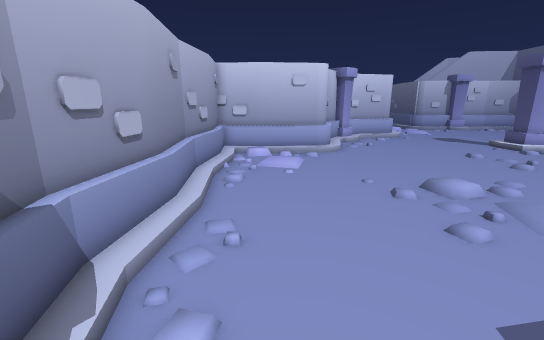
[1] (above)

15 first-person views from a walk through a scene from a Unity 3-D project. The camera is 1.5 m above the floor, tilts 14° down and sees 90° across. The floor is counted in squares, 0.5 m on a side. Each view is taken from the middle of a square. On the plan, view 1 faces up. The plan holds only what a view shows up to about 20 squares ahead; the rest is blank. The place goes on beyond the plan. The player is left out. Some animated figures are not drawn.

[2]
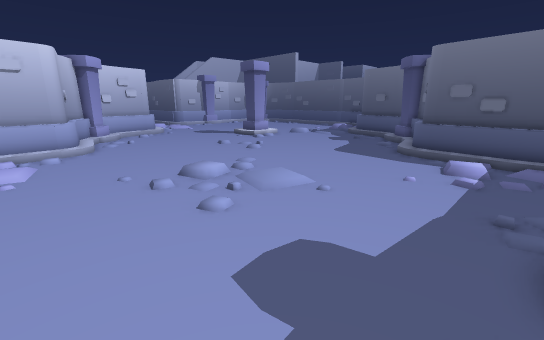

[3]
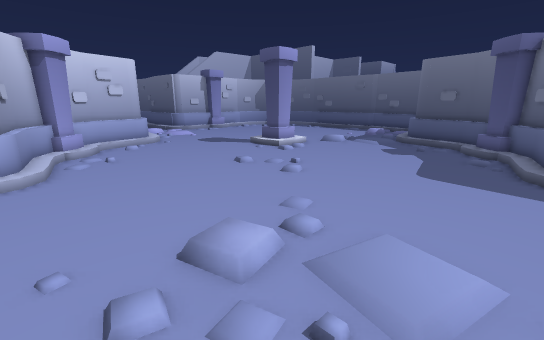

[4]
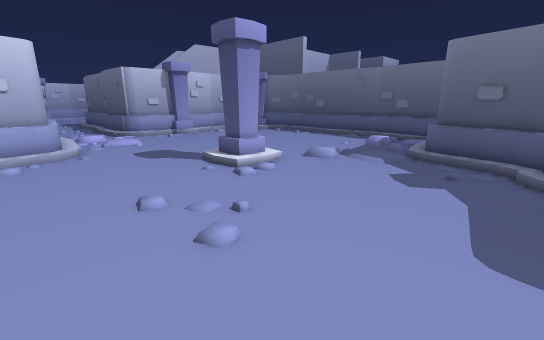

[5]
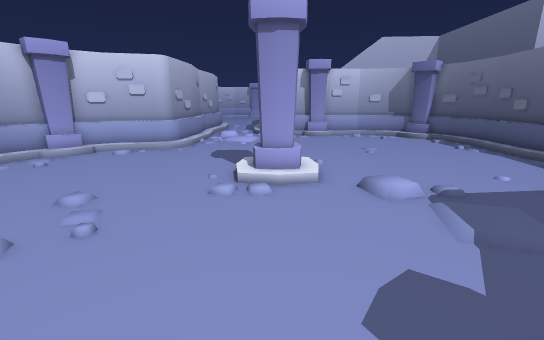

[6]
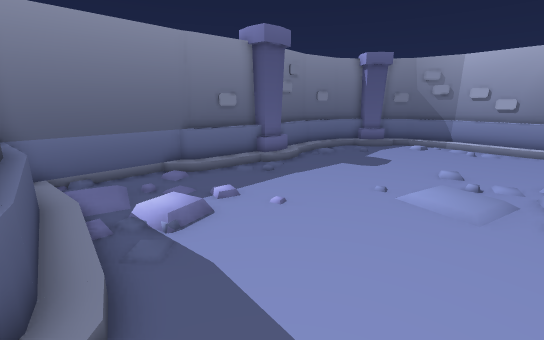

[7]
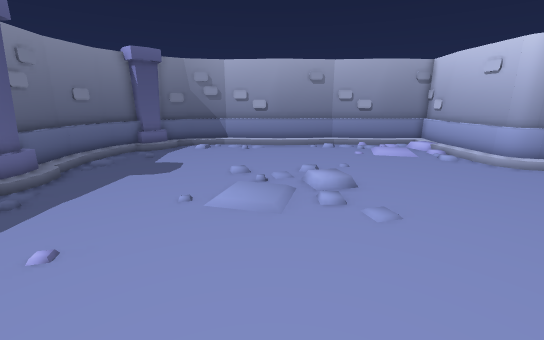

[8]
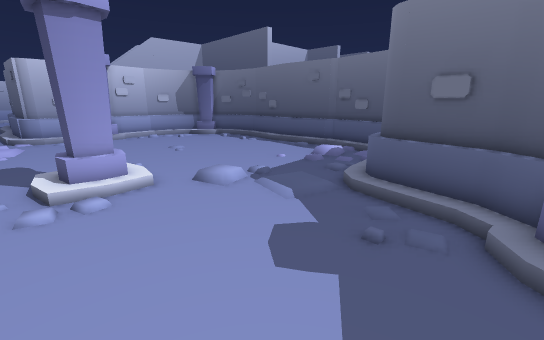

[9]
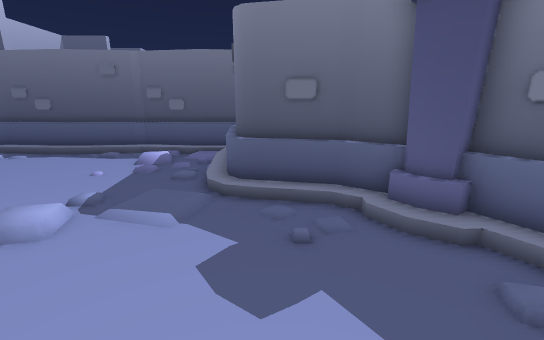

[10]
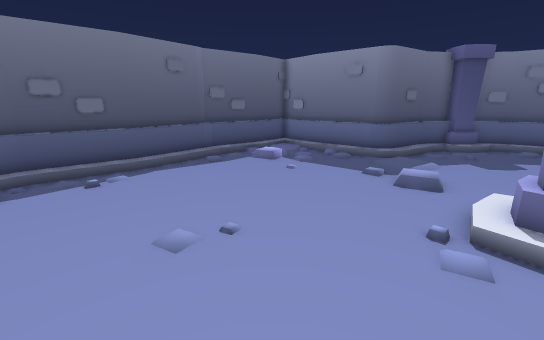

[11]
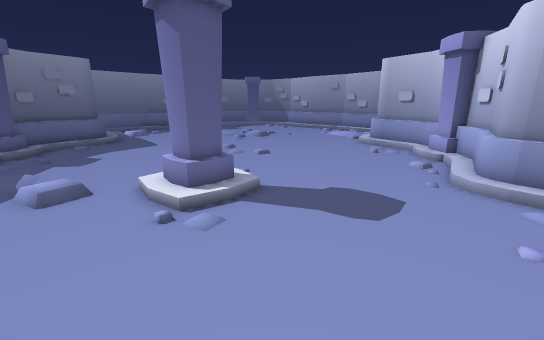

[12]
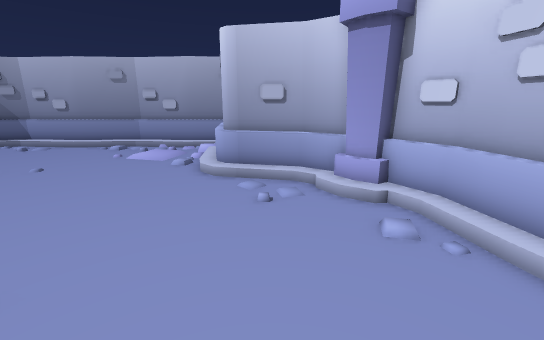

[13]
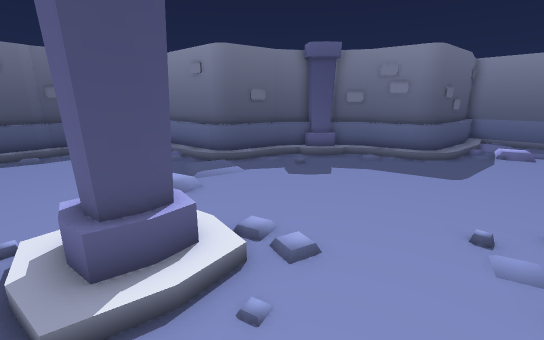

[14]
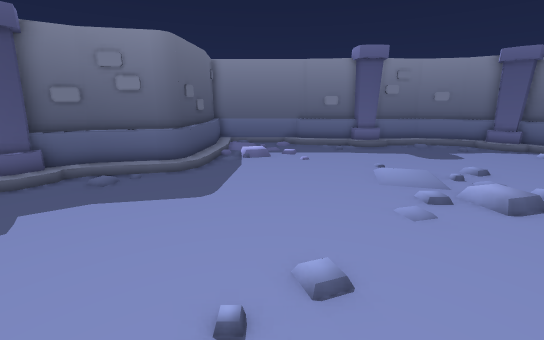

[15]
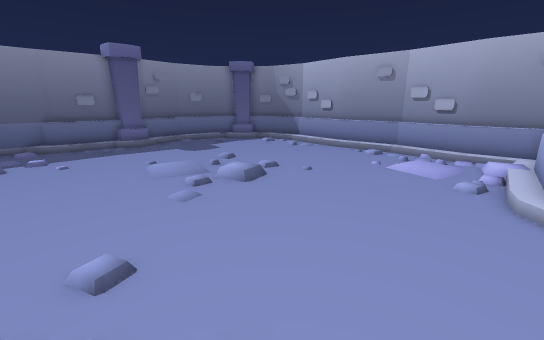

### Floor plan
Key: @ floor where view 1 was taken; # wall or solid block; . main floor; : floor 0.25 m higher than the main floor; / step, stairs or slope; = window, fence, low wall or low ledge; ^ raised ledge.
Columns run from 4 left of view 1 to 35 right of it. Each row starts with its distance up from view 1.
 29                 #:....... .........../#
 28              ####/.................../#
 27            ####=/..................../#
 26            #=/......................./#
 25          ###/.:....................../#
 24         ##=/........................./#
 23         #=/........................../#
 22         #=............////.........../^
 21         #=............###/..........:/^#
 20 #########/............###/............##
 19 #=#^#===/.............////..........//##
 18 ^=.:.:...............://...:.:...:.://#
 17 ^=...............:.................../#
 16 ^=..::......................::......::#
 15 #=..::......................::...///::#
 14 #=.:.............:............/===^^###
 13 #:............................=####  #
 12 #::........................../##
 11 #=.........................../#
 10 #=.......:.:.:...............=#
  9 #=..........................#^#
  8 #=..........::.........../.###
  7 #=..........::...........//##
  6 #=..................../=####
  5 #:....................=###
  4 #=.................../##
  3 #=................////#
  2 ##/..............:.://#
  1  #=/................./#
  0  ###@...............::#
 -1    #=//...//:/......::#
 -2    ####==######== .../^
 -3       #####  ########^#

Where each view was taken, in squares from view 1:
view 1: 0 up, 0 right, facing up
view 2: 0 up, 1 right, facing up-right
view 3: 6 up, 4 right, facing up-right
view 4: 9 up, 10 right, facing up-right
view 5: 9 up, 19 right, facing up
view 6: 9 up, 18 right, facing down-left
view 7: 8 up, 17 right, facing left
view 8: 9 up, 17 right, facing up-right
view 9: 12 up, 17 right, facing right
view 10: 29 up, 20 right, facing down-right
view 11: 29 up, 24 right, facing down-left
view 12: 22 up, 16 right, facing left
view 13: 22 up, 14 right, facing down-right
view 14: 18 up, 14 right, facing down
view 15: 19 up, 14 right, facing down-left
